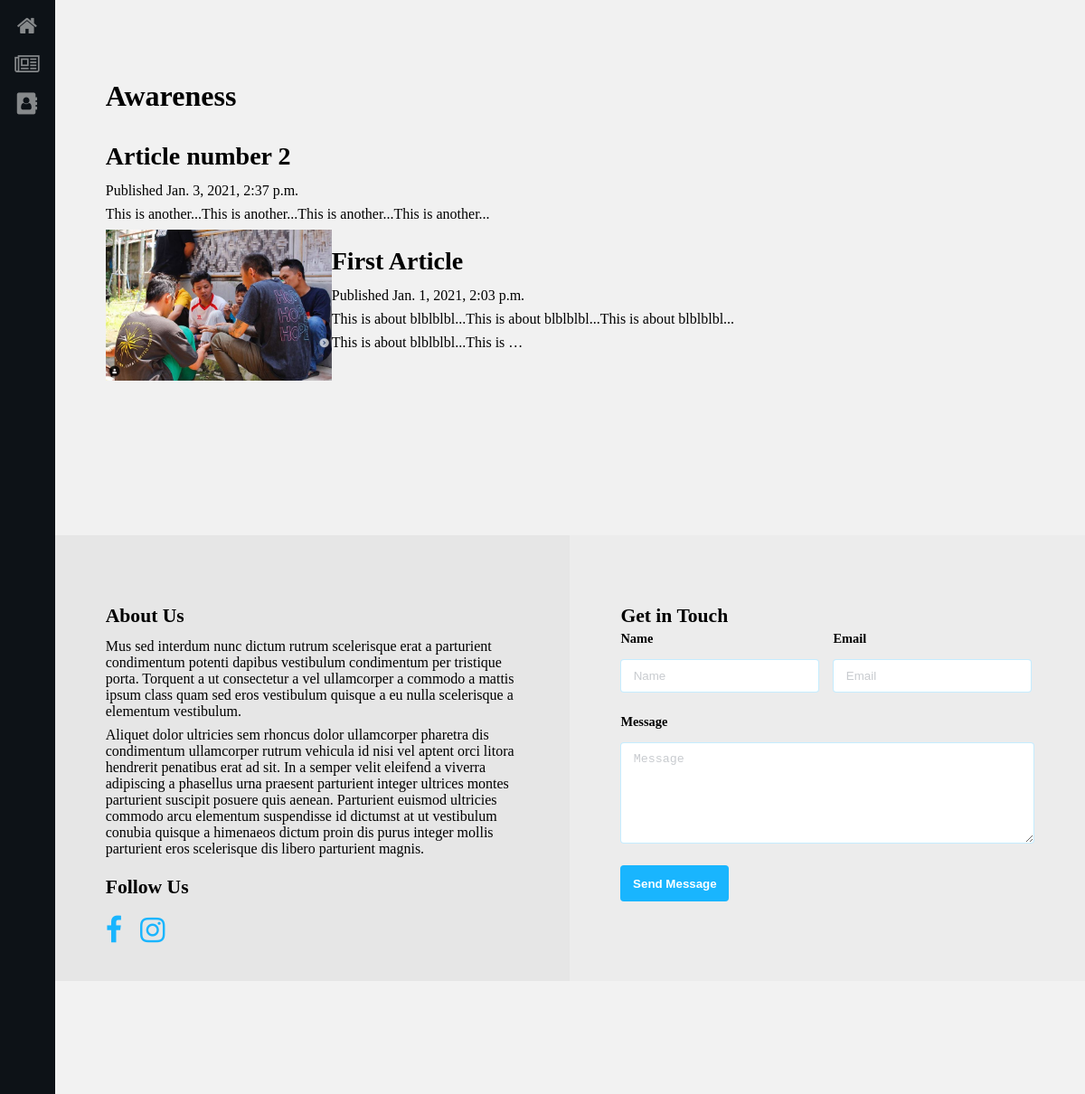
Page /artikel/awareness/ on the earlier database version.
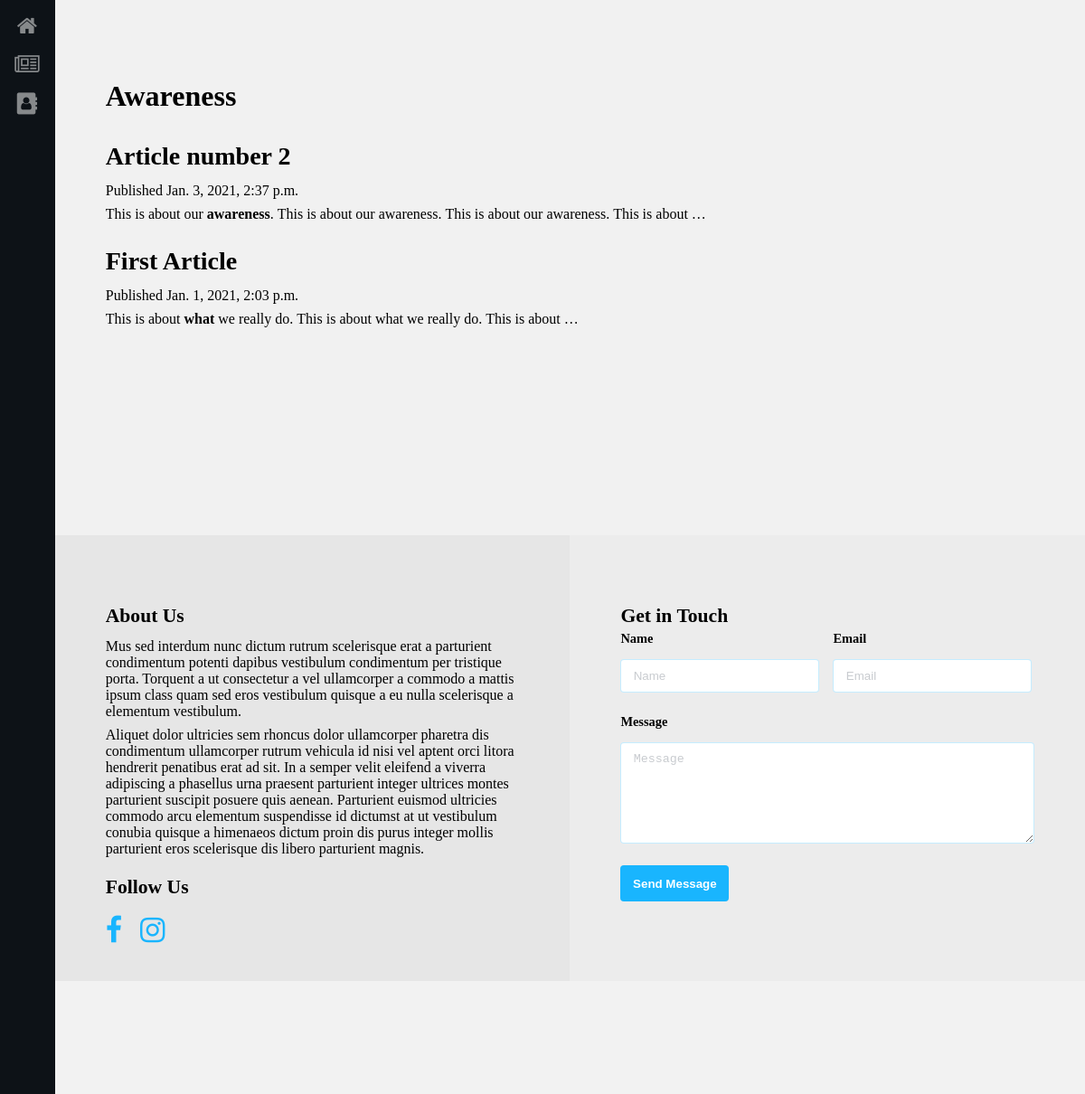
Same page on the later database version.
### artikel/models.py (models this page shows, shortened)
class Awareness(models.Model):
    STATUS_CHOICES = (
        ('draft', 'Draft'),
        ('published', 'Published'),
    )
    title = models.CharField(max_length=50, db_index=True)
    slug = models.SlugField(max_length=50, unique=True, null=False, db_index=True)
    body = RichTextUploadingField()
    created = models.DateTimeField(auto_now_add=True)
    updated = models.DateTimeField(default=timezone.now)
    status = models.CharField(max_length=20, choices=STATUS_CHOICES,
                            default='draft')
    class Meta:
        ordering = ('-updated',)
    objects = models.Manager()
    def get_absolute_url(self):
        return reverse('artikel:awareness_detail',
                        args = [self.updated.year,
                                self.updated.month,
                                self.updated.day,
                                self.slug])

### artikel/views.py (the view)
# urls.py: path('awareness/', views.awareness_list, name='awareness_list'),
def awareness_list(request):
    awarenesses = Awareness.objects.all()
    return render(request,
                    'artikel/awareness/list.html',
                    {'awarenesses': awarenesses}
                    )

### artikel/templates/artikel/awareness/list.html (shortened to what this page needs)
{% extends "base.html" %}
{% block content %}
  <h1>Awareness</h1>
  {% for apapun in awarenesses %}
    <h2>
      <a href="{{ apapun.get_absolute_url }}">{{ apapun.title }}</a>
    </h2>
    <p>Published {{ apapun.updated }}</p>
    <p>{{ apapun.body|safe|truncatewords:15|linebreaks }}</p>
  {% endfor %}
{% endblock %}

Differences in the rows shown:
changed Awareness "Article number 2": body "This is another...This is another...This is another...This is another..." → "This is about our awareness . This is about our awareness. This is about our awareness. This is about …"; body: picture removed
changed Awareness "First Article": body "This is about blblblbl...This is about blblblbl...This is about blblblbl... This is about blblblbl...This is …" → "This is about what we really do. This is about what we really do. This is about …"
